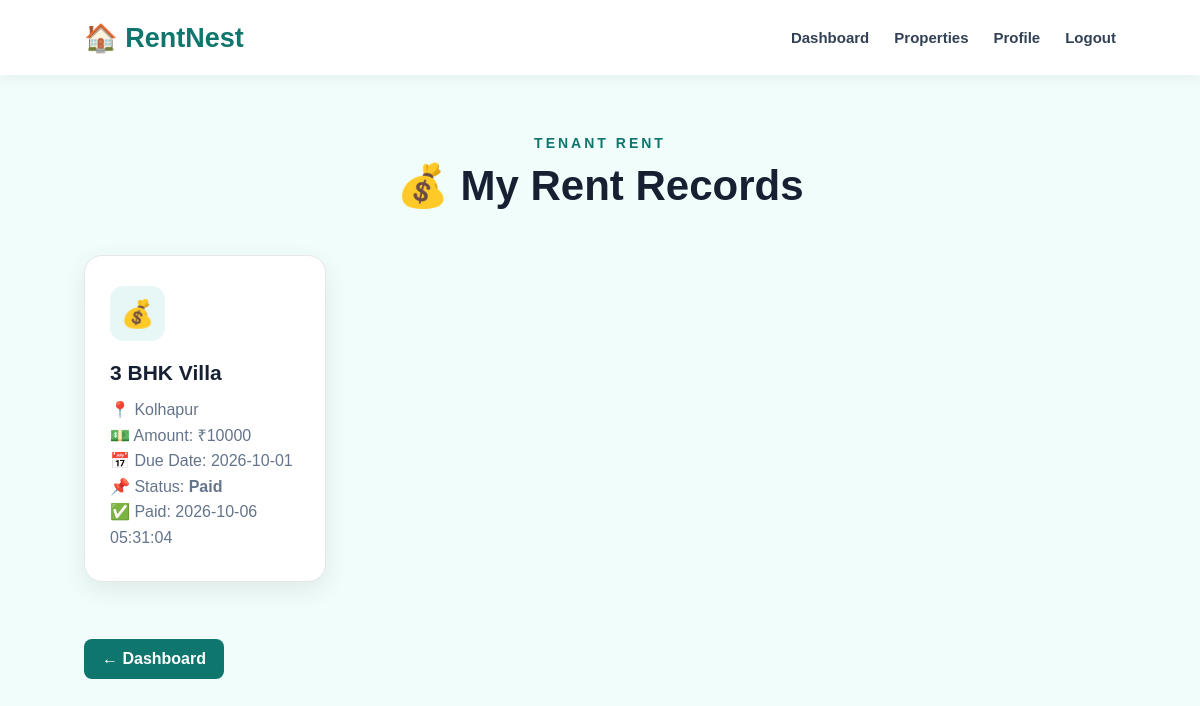
The page /tenant-rent (signed in) on the database its author committed.
### tables this page shows
CREATE TABLE rent_records (

        id INTEGER PRIMARY KEY AUTOINCREMENT,

        tenant_id INTEGER,

        property_id INTEGER,

        amount INTEGER NOT NULL,

        due_date TEXT,

        status TEXT DEFAULT 'Pending',

        payment_date TIMESTAMP DEFAULT CURRENT_TIMESTAMP

    );

CREATE TABLE properties (

            id INTEGER PRIMARY KEY AUTOINCREMENT,

            owner_id INTEGER,

            title TEXT NOT NULL,

            property_type TEXT NOT NULL,

            location TEXT NOT NULL,

            rent INTEGER NOT NULL,

            deposit INTEGER,

            facilities TEXT,

            image TEXT,

            status TEXT DEFAULT 'Available'

        );

### app.py (the view)
@app.route("/tenant-rent")
@role_required("Tenant")
def tenant_rent():
    connection = get_db_connection()
    rent_records = connection.execute("""SELECT rent_records.*, properties.title AS property_title, properties.location AS property_location FROM rent_records JOIN properties ON rent_records.property_id=properties.id WHERE rent_records.tenant_id=? ORDER BY rent_records.id DESC""", (session["user_id"],)).fetchall()
    connection.close()
    return render_template("tenant_rent.html", rent_records=rent_records)

### app.py (called while the page is built)
def role_required(role):
    def decorator(view):
        @wraps(view)
        def wrapped(*args, **kwargs):
            if "user_id" not in session:
                return redirect(url_for("login"))
            if session.get("role") != role:
                return redirect(url_for("home"))
            return view(*args, **kwargs)
        return wrapped
    return decorator

### database.py (called while the page is built)
def get_db_connection():
    connection = sqlite3.connect(DATABASE)
    connection.row_factory = sqlite3.Row
    return connection

### templates/tenant_rent.html (shortened to what this page needs)
<!DOCTYPE html><html lang="en"><head><link rel="stylesheet" href="{{ url_for('static', filename='style.css') }}"></head>
<body class="dashboard-page"><nav class="navbar"><div class="logo">🏠 RentNest</div><div class="nav-links"><a href="/tenant-dashboard">Dashboard</a><a href="/properties">Properties</a><a href="/profile">Profile</a><a href="/logout">Logout</a></div></nav><section class="dashboard-section"><div class="dashboard-heading"><p class="small-heading">TENANT RENT</p><h1>💰 My Rent Records</h1></div><div class="dashboard-cards">{% for rent in rent_records %}<div class="dashboard-card"><div class="card-icon">💰</div><h2>{{ rent['property_title'] }}</h2><p>📍 {{ rent['property_location'] }}<br>💵 Amount: ₹{{ rent['amount'] }}<br>📅 Due Date: {{ rent['due_date'] or 'Not set' }}<br>📌 Status: <strong>{{ rent['status'] }}</strong>{% if rent['status']=='Paid' %}<br>✅ Paid: {{ rent['payment_date'] }}{% endif %}</p></div>{% else %}<div class="dashboard-card"><h2>No Rent Records</h2><p>Your owner has not added a rent record yet.</p>
</div>{% endfor %}</div>
<div>
    <a href="/tenant-dashboard"
           class="card-button">
            ← Dashboard
        </a>
    </div>
</section>
</body>
</html>

### static/style.css (style rules this page uses)
* { margin: 0; padding: 0; box-sizing: border-box; }
body { font-family: Arial, Helvetica, sans-serif; background: #f8fafc; color: #172033; }
.navbar { height: 75px; display: flex; align-items: center; justify-content: space-between; padding: 0 7%; background: white; box-shadow: 0 2px 15px rgba(0, 0, 0, 0.06); position: sticky; top: 0; z-index: 100; }
.logo { font-size: 27px; font-weight: bold; color: #0f766e; }
.nav-links { display: flex; align-items: center; gap: 25px; }
.nav-links a { text-decoration: none; color: #334155; font-size: 15px; font-weight: 600; }
.small-heading { color: #14b8a6; font-size: 14px; font-weight: bold; letter-spacing: 2px; margin-bottom: 15px; }
.dashboard-section { padding: 60px 7%; min-height: calc(100vh - 80px); }
.dashboard-heading { text-align: center; margin-bottom: 45px; }
.dashboard-heading .small-heading { color: #0f766e; font-size: 14px; font-weight: bold; letter-spacing: 3px; margin-bottom: 10px; }
.dashboard-heading h1 { font-size: 42px; margin: 0 0 12px; color: #172033; }
.dashboard-cards { display: grid; grid-template-columns: repeat(4, 1fr); gap: 22px; margin-bottom: 45px; }
.dashboard-card { background: white; padding: 30px 25px; border-radius: 18px; box-shadow: 0 8px 25px rgba(0, 0, 0, 0.08); transition: 0.3s; border: 1px solid #e5e7eb; }
.card-icon { width: 55px; height: 55px; display: flex; align-items: center; justify-content: center; background: #e6f7f5; border-radius: 14px; font-size: 27px; margin-bottom: 20px; }
.dashboard-card h2 { font-size: 21px; margin-bottom: 12px; color: #172033; }
.dashboard-card p { color: #64748b; line-height: 1.6; min-height: 75px; }
.card-button { display: inline-block; margin-top: 12px; padding: 11px 18px; background: #0f766e; color: white; text-decoration: none; border-radius: 8px; font-weight: bold; transition: 0.3s; }
.dashboard-page { background: #f0fdfa; }

### rows shown on the page
rent_records: property_title "3 BHK Villa", property_location "Kolhapur", amount "10000", due_date "2026-10-01", status "Paid", payment_date "2026-10-06 05:31:04"
